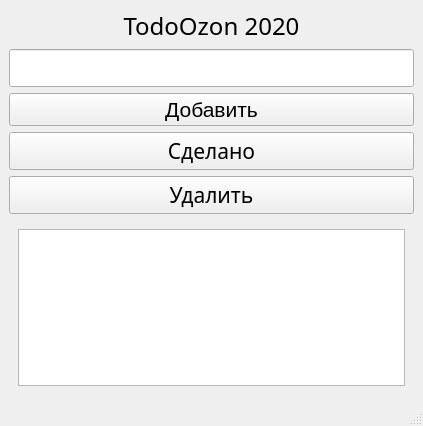
<?xml version="1.0" encoding="UTF-8"?>
<ui version="4.0">
 <class>MainWindow</class>
 <widget class="QMainWindow" name="MainWindow">
  <property name="geometry">
   <rect>
    <x>0</x>
    <y>0</y>
    <width>423</width>
    <height>426</height>
   </rect>
  </property>
  <property name="windowTitle">
   <string>Todo</string>
  </property>
  <widget class="QWidget" name="centralwidget">
   <layout class="QVBoxLayout" name="verticalLayout">
    <item>
     <widget class="QLabel" name="label">
      <property name="font">
       <font>
        <family>Futura</family>
        <pointsize>18</pointsize>
       </font>
      </property>
      <property name="text">
       <string>TodoOzon 2020</string>
      </property>
      <property name="alignment">
       <set>Qt::AlignCenter</set>
      </property>
     </widget>
    </item>
    <item>
     <widget class="QLineEdit" name="todoEdit">
      <property name="font">
       <font>
        <family>JetBrains Mono</family>
        <pointsize>16</pointsize>
       </font>
      </property>
      <property name="cursor">
       <cursorShape>ArrowCursor</cursorShape>
      </property>
     </widget>
    </item>
    <item>
     <widget class="QPushButton" name="addButton">
      <property name="font">
       <font>
        <pointsize>16</pointsize>
       </font>
      </property>
      <property name="text">
       <string>Добавить</string>
      </property>
     </widget>
    </item>
    <item>
     <widget class="QPushButton" name="completeButton">
      <property name="font">
       <font>
        <family>Playfair Display</family>
        <pointsize>16</pointsize>
       </font>
      </property>
      <property name="text">
       <string>Сделано</string>
      </property>
     </widget>
    </item>
    <item>
     <widget class="QPushButton" name="deleteButton">
      <property name="font">
       <font>
        <family>Playfair Display</family>
        <pointsize>16</pointsize>
        <italic>false</italic>
       </font>
      </property>
      <property name="text">
       <string>Удалить</string>
      </property>
     </widget>
    </item>
    <item>
     <widget class="QWidget" name="widget" native="true">
      <layout class="QHBoxLayout" name="horizontalLayout">
       <item>
        <widget class="QListView" name="todoView">
         <property name="font">
          <font>
           <pointsize>18</pointsize>
          </font>
         </property>
         <property name="selectionMode">
          <enum>QAbstractItemView::SingleSelection</enum>
         </property>
        </widget>
       </item>
      </layout>
     </widget>
    </item>
   </layout>
  </widget>
  <widget class="QMenuBar" name="menubar">
   <property name="geometry">
    <rect>
     <x>0</x>
     <y>0</y>
     <width>423</width>
     <height>22</height>
    </rect>
   </property>
  </widget>
  <widget class="QStatusBar" name="statusbar"/>
 </widget>
 <resources/>
 <connections/>
</ui>
